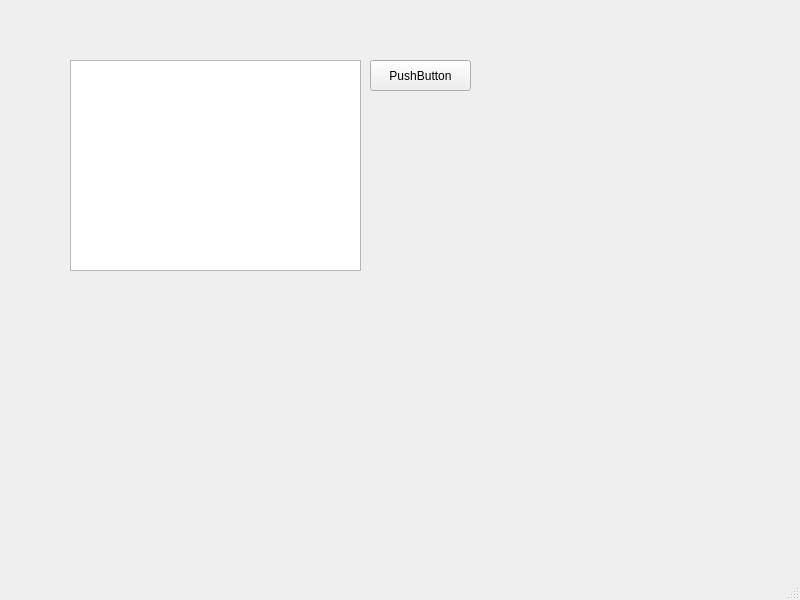
<?xml version="1.0" encoding="UTF-8"?>
<ui version="4.0">
 <class>MainWindow</class>
 <widget class="QMainWindow" name="MainWindow">
  <property name="geometry">
   <rect>
    <x>0</x>
    <y>0</y>
    <width>800</width>
    <height>600</height>
   </rect>
  </property>
  <property name="windowTitle">
   <string>MainWindow</string>
  </property>
  <widget class="QWidget" name="centralwidget">
   <widget class="QPushButton" name="pushButton">
    <property name="geometry">
     <rect>
      <x>370</x>
      <y>60</y>
      <width>101</width>
      <height>31</height>
     </rect>
    </property>
    <property name="text">
     <string>PushButton</string>
    </property>
   </widget>
   <widget class="QTextEdit" name="textEdit">
    <property name="geometry">
     <rect>
      <x>70</x>
      <y>60</y>
      <width>291</width>
      <height>211</height>
     </rect>
    </property>
   </widget>
  </widget>
  <widget class="QMenuBar" name="menubar">
   <property name="geometry">
    <rect>
     <x>0</x>
     <y>0</y>
     <width>800</width>
     <height>22</height>
    </rect>
   </property>
  </widget>
  <widget class="QStatusBar" name="statusbar"/>
 </widget>
 <resources/>
 <connections/>
</ui>
